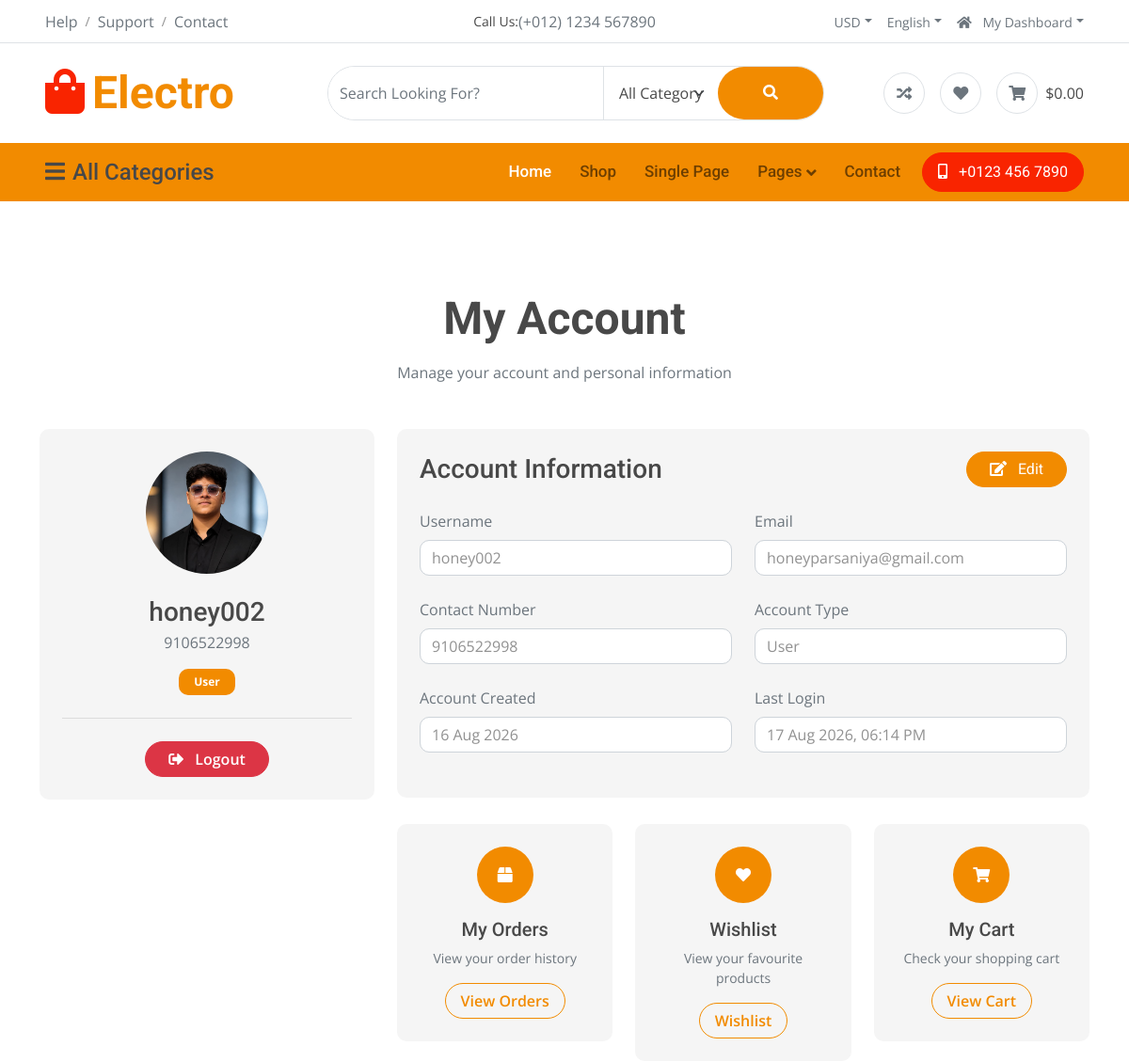
Page /account/my-account/ (signed in, upper part) on the earlier database version.
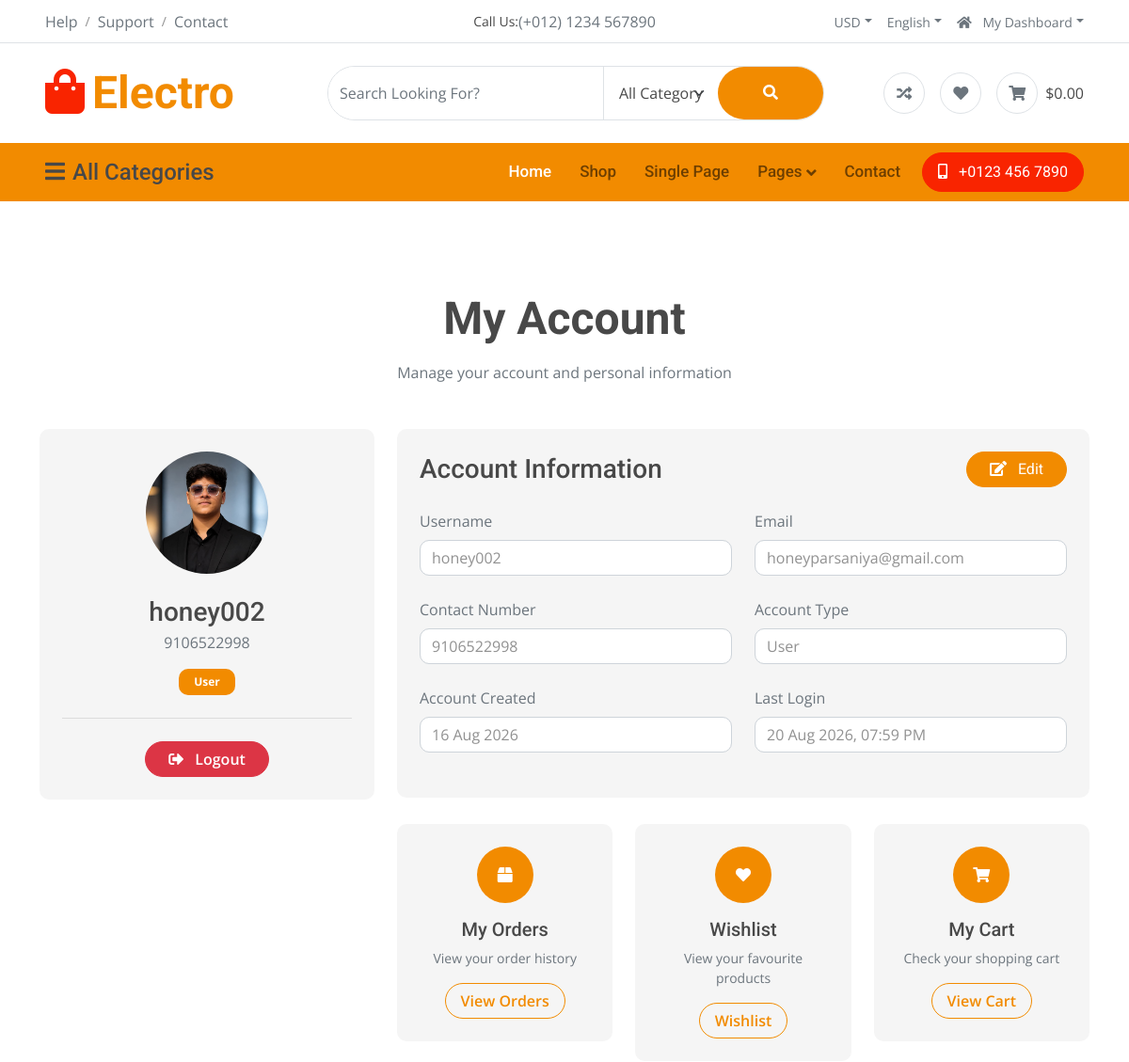
Same page on the later database version.
### users/models.py (models this page shows, shortened)
class User(AbstractUser):
    ROLE_CHOICES = (
        ("user", "User"),
        ("admin", "Admin"),
    )
    role = models.CharField(
        max_length=10,
        choices=ROLE_CHOICES,
        default="user"
    )
    contact_number = models.CharField(
        max_length=15,
        blank=True
    )
    read_terms_and_conditions = models.BooleanField(
        default=False
    )
    image = models.ImageField(
        upload_to="users-profile/",
        blank=True,
        null=True
    )

### users/views.py (the view)
@method_decorator(
    login_required(login_url="login"),
    name="dispatch"
)
class MyAccountView(TemplateView):
    template_name = "myAccount.html"
    def get_context_data(self, **kwargs):
        context = super().get_context_data(**kwargs)
        context["account_user"] = self.request.user
        return context

### template/myAccount.html (shortened to what this page needs)
{% extends "base.html" %}
{% block content %}
<div class="container-fluid py-5">
    <div class="container py-5">
        <div class="text-center mb-5">
            <h1 class="display-5 mb-3">
                My Account
            </h1>
            <p class="text-muted">
                Manage your account and personal information
            </p>
        </div>
        <div class="row g-4">
            <div class="col-lg-4">
                <div class="bg-light rounded p-4 text-center">
                    {% if account_user.image %}
                    <img src="{{ account_user.image.url }}" alt="Profile Image" class="rounded-circle mb-4" style="
                                width: 130px;
                                height: 130px;
                                object-fit: cover;
                            ">
                    {% endif %}
                    <h3 class="mb-1">
                        {{ account_user.username }}
                    </h3>
                    <p class="text-muted mb-3">
                        {{ account_user.contact_number }}
                    </p>
                    <span class="badge bg-primary px-3 py-2">
                        {{ account_user.get_role_display }}
                    </span>
                    <hr class="my-4">
                    <a href="{% url 'logout' %}" class="btn btn-danger rounded-pill px-4">
                        <i class="fas fa-sign-out-alt me-2"></i>
                        Logout
                    </a>
                </div>
            </div>
            <div class="col-lg-8">
                <div class="bg-light rounded p-4">
                    <div class="d-flex justify-content-between
                                align-items-center mb-4">
                        <h3 class="mb-0">
                            Account Information
                        </h3>
                        <a href="{% url 'edit_profile' %}" class="btn btn-primary rounded-pill px-4">
                            <i class="fas fa-edit me-2"></i>
                            Edit
                        </a>
                    </div>
                    <div class="row mb-4">
                        <div class="col-md-6">
                            <label class="form-label text-muted">
                                Username
                            </label>
                            <div class="form-control bg-white">
                                {{ account_user.username }}
                            </div>
                        </div>
                        <div class="col-md-6">
                            <label class="form-label text-muted">
                                Email
                            </label>
                            <div class="form-control bg-white">
                                {% if account_user.email %}
                                {{ account_user.email }}
                                {% else %}
                                Not added
                                {% endif %}
                            </div>
                        </div>
                    </div>
                    <div class="row mb-4">
                        <div class="col-md-6">
                            <label class="form-label text-muted">
                                Contact Number
                            </label>
                            <div class="form-control bg-white">
                                {{ account_user.contact_number }}
                            </div>
                        </div>
                        <div class="col-md-6">
                            <label class="form-label text-muted">
                                Account Type
                            </label>
                            <div class="form-control bg-white">
                                {{ account_user.get_role_display }}
                            </div>
                        </div>
                    </div>
                    <div class="row mb-4">
                        <div class="col-md-6">
                            <label class="form-label text-muted">
                                Account Created
                            </label>
                            <div class="form-control bg-white">
                                {{ account_user.date_joined|date:"d M Y" }}
                            </div>
                        </div>
                        <div class="col-md-6">
                            <label class="form-label text-muted">
                                Last Login
                            </label>
                            <div class="form-control bg-white">
                                {% if account_user.last_login %}
                                {{ account_user.last_login|date:"d M Y, h:i A" }}
                                {% else %}
                                First Login
                                {% endif %}
                            </div>
                        </div>
                    </div>
                </div>
                <div class="row g-4 mt-1">
                    <div class="col-md-4">
                        <div class="bg-light rounded p-4 text-center">
                            <div class="rounded-circle bg-primary
                                       d-flex align-items-center
                                       justify-content-center
                                       mx-auto mb-3" style="
                                    width: 60px;
                                    height: 60px;
                                ">
                                <i class="fas fa-box text-white"></i>
                            </div>
                            <h5>
                                My Orders
                            </h5>
                            <p class="text-muted small">
                                View your order history
                            </p>
                            <a href="#" class="btn btn-outline-primary
                                       rounded-pill px-3">
                                View Orders
                            </a>
                        </div>
                    </div>
                    <div class="col-md-4">
                        <div class="bg-light rounded p-4 text-center">
                            <div class="rounded-circle bg-primary
                                       d-flex align-items-center
                                       justify-content-center
                                       mx-auto mb-3" style="
                                    width: 60px;
                                    height: 60px;
                                ">
                                <i class="fas fa-heart text-white"></i>
                            </div>
                            <h5>
                                Wishlist
                            </h5>
                            <p class="text-muted small">
                                View your favourite products
                            </p>
                            <a href="#" class="btn btn-outline-primary
                                       rounded-pill px-3">
                                Wishlist
                            </a>
                        </div>
                    </div>
                    <div class="col-md-4">
                        <div class="bg-light rounded p-4 text-center">
                            <div class="rounded-circle bg-primary
                                       d-flex align-items-center
                                       justify-content-center
                                       mx-auto mb-3" style="
                                    width: 60px;
                                    height: 60px;
                                ">
                                <i class="fas fa-shopping-cart text-white"></i>
                            </div>
                            <h5>
                                My Cart
                            </h5>
                            <p class="text-muted small">
                                Check your shopping cart
                            </p>
                            <a href="{% url 'cart_page' %}" class="btn btn-outline-primary
                                       rounded-pill px-3">
                                View Cart
                            </a>
                        </div>
                    </div>
                </div>
            </div>
        </div>
    </div>
</div>
{% endblock content %}

### template/base.html (shortened to what this page needs)
<!DOCTYPE html>
<html lang="en">
{% load static %}
<head>
<link rel="stylesheet" href="https://use.fontawesome.com/releases/v5.15.4/css/all.css" />
<link href="https://cdn.jsdelivr.net/npm/bootstrap-icons@1.4.1/font/bootstrap-icons.css" rel="stylesheet">
<link href="{% static 'website/lib/animate/animate.min.css'%}" rel="stylesheet">
<link href="{% static 'website/lib/owlcarousel/assets/owl.carousel.min.css'%}" rel="stylesheet">
<link href="{% static 'website/css/bootstrap.min.css'%}" rel="stylesheet">
<link href="{% static 'website/css/style.css'%}" rel="stylesheet">
</head>
<body>
    {% include "header.html" %}
    {% block content  %}{% endblock content  %}
</body>
</html>

### template/header.html (shortened to what this page needs)
<div class="container-fluid px-5 d-none border-bottom d-lg-block">
    <div class="row gx-0 align-items-center">
        <div class="col-lg-4 text-center text-lg-start mb-lg-0">
            <div class="d-inline-flex align-items-center" style="height: 45px;">
                <a href="#" class="text-muted me-2"> Help</a><small> / </small>
                <a href="#" class="text-muted mx-2"> Support</a><small> / </small>
                <a href="#" class="text-muted ms-2"> Contact</a>
            </div>
        </div>
        <div class="col-lg-4 text-center d-flex align-items-center justify-content-center">
            <small class="text-dark">Call Us:</small>
            <a href="#" class="text-muted">(+012) 1234 567890</a>
        </div>
        <div class="col-lg-4 text-center text-lg-end">
            <div class="d-inline-flex align-items-center" style="height: 45px;">
                <div class="dropdown">
                    <a href="#" class="dropdown-toggle text-muted me-2" data-bs-toggle="dropdown"><small>
                            USD</small></a>
                </div>
                <div class="dropdown">
                    <a href="#" class="dropdown-toggle text-muted mx-2" data-bs-toggle="dropdown"><small>
                            English</small></a>
                </div>
                <div class="dropdown">
                    <a href="#" class="dropdown-toggle text-muted ms-2" data-bs-toggle="dropdown"><small><i
                                class="fa fa-home me-2"></i> My Dashboard</small></a>
                </div>
            </div>
        </div>
    </div>
</div>
<div class="container-fluid px-5 py-4 d-none d-lg-block">
    <div class="row gx-0 align-items-center text-center">
        <div class="col-md-4 col-lg-3 text-center text-lg-start">
            <div class="d-inline-flex align-items-center">
                <a href="" class="navbar-brand p-0">
                    <h1 class="display-5 text-primary m-0"><i
                            class="fas fa-shopping-bag text-secondary me-2"></i>Electro</h1>
                </a>
            </div>
        </div>
        <div class="col-md-4 col-lg-6 text-center">
            <div class="position-relative ps-4">
                <div class="d-flex border rounded-pill">
                    <input class="form-control border-0 rounded-pill w-100 py-3" type="text"
                        data-bs-target="#dropdownToggle123" placeholder="Search Looking For?">
                    <select class="form-select text-dark border-0 border-start rounded-0 p-3" style="width: 200px;">
                        <option value="All Category">All Category</option>
                    </select>
                    <button type="button" class="btn btn-primary rounded-pill py-3 px-5" style="border: 0;"><i
                            class="fas fa-search"></i></button>
                </div>
            </div>
        </div>
        <div class="col-md-4 col-lg-3 text-center text-lg-end">
            <div class="d-inline-flex align-items-center">
                <a href="#" class="text-muted d-flex align-items-center justify-content-center me-3"><span
                        class="rounded-circle btn-md-square border"><i class="fas fa-random"></i></i></a>
                <a href="#" class="text-muted d-flex align-items-center justify-content-center me-3"><span
                        class="rounded-circle btn-md-square border"><i class="fas fa-heart"></i></a>
                <a href="#" class="text-muted d-flex align-items-center justify-content-center"><span
                        class="rounded-circle btn-md-square border"><i class="fas fa-shopping-cart"></i></span>
                    <span class="text-dark ms-2">$0.00</span></a>
            </div>
        </div>
    </div>
</div>
<div class="container-fluid nav-bar p-0">
    <div class="row gx-0 bg-primary px-5 align-items-center">
        <div class="col-lg-3 d-none d-lg-block">
            <nav class="navbar navbar-light position-relative" style="width: 250px;">
                <button class="navbar-toggler border-0 fs-4 w-100 px-0 text-start" type="button"
                    data-bs-toggle="collapse" data-bs-target="#allCat">
                    <h4 class="m-0"><i class="fa fa-bars me-2"></i>All Categories</h4>
                </button>
            </nav>
        </div>
        <div class="col-12 col-lg-9">
            <nav class="navbar navbar-expand-lg navbar-light bg-primary ">
                <div class="collapse navbar-collapse" id="navbarCollapse">
                    <div class="navbar-nav ms-auto py-0">
                        <a href="{% url 'index_page'%}" class="nav-item nav-link active">Home</a>
                        <a href="{% url 'shop_page'%}" class="nav-item nav-link">Shop</a>
                        <a href="{% url 'single_page'%}" class="nav-item nav-link">Single Page</a>
                        <div class="nav-item dropdown">
                            <a href="#" class="nav-link dropdown-toggle" data-bs-toggle="dropdown">Pages</a>
                        </div>
                        <a href="contact.html" class="nav-item nav-link me-2">Contact</a>
                    </div>
                    <a href="" class="btn btn-secondary rounded-pill py-2 px-4 px-lg-3 mb-3 mb-md-3 mb-lg-0"><i
                            class="fa fa-mobile-alt me-2"></i> +0123 456 7890</a>
                </div>
            </nav>
        </div>
    </div>
</div>

Differences in the rows shown:
changed User "honey002": last_login "17 Aug 2026, 06:14 PM" → "20 Aug 2026, 07:59 PM"
